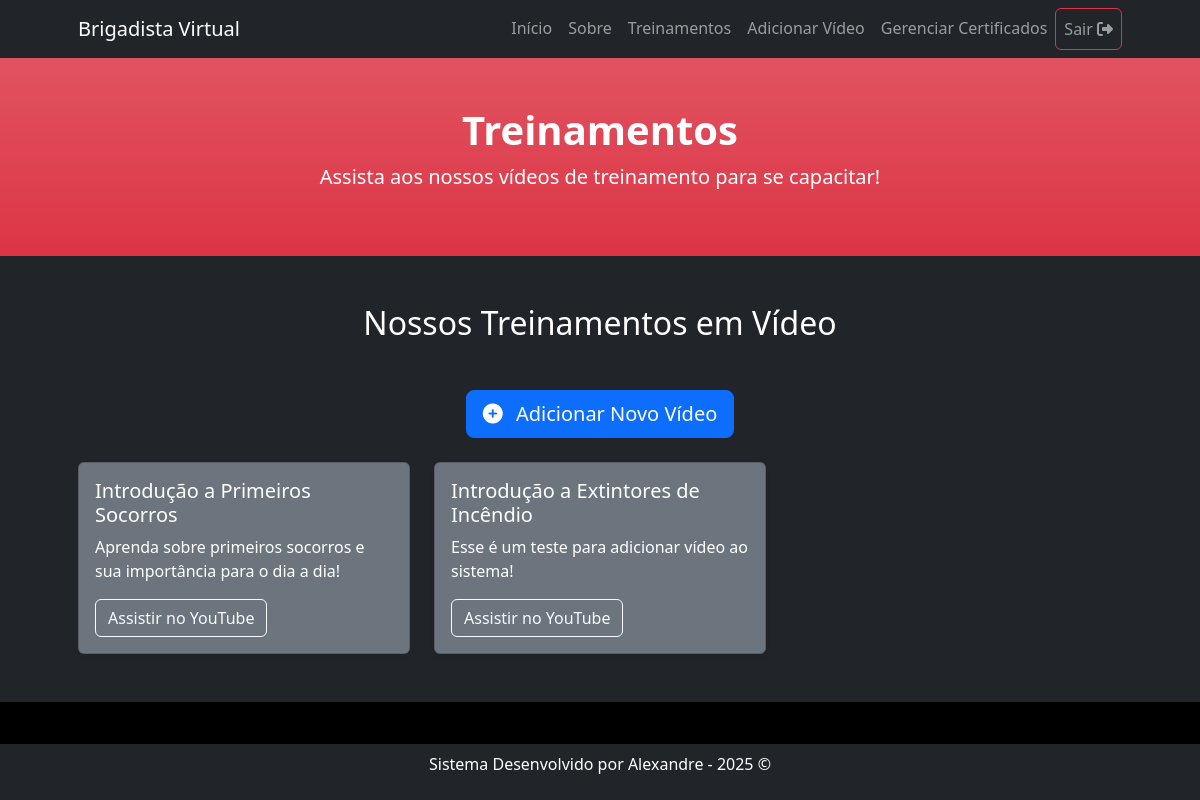
The page /treinamentos.php (signed in) on the database its author committed.
### tables this page shows
CREATE TABLE `videostreinamento` (
  `idVideo` int(11) NOT NULL,
  `tituloVideo` varchar(255) NOT NULL,
  `descricaoVideo` text DEFAULT NULL,
  `urlVideo` varchar(255) NOT NULL,
  `idUsuario` int(11) DEFAULT NULL,
  `dataAdicao` datetime DEFAULT current_timestamp()
);

### treinamentos.php (the view, shortened to what this page needs)
<?php
include('header.php');
include('conexaoBd.php');
?>
<header class="bg-danger bg-gradient text-white">
    <div class="container px-10 text-center py-5">
        <h1 class="fw-bolder">Treinamentos</h1>
        <p class="lead">Assista aos nossos vídeos de treinamento para se capacitar!</p>
    </div>
</header>
<section class="py-5 bg-dark text-white">
    <div class="container px-5">
        <h2 class="text-center mb-5">Nossos Treinamentos em Vídeo</h2>
        <?php
        if (isset($_SESSION['logado']) && $_SESSION['logado'] === true && isset($_SESSION['tipoUsuario']) && $_SESSION['tipoUsuario'] === 'Tutor') {
            echo '
            <div class="text-center mb-4">
                <a href="adicionarVideo.php" class="btn btn-primary btn-lg">
                    <i class="fas fa-plus-circle me-2"></i> Adicionar Novo Vídeo
                </a>
            </div>';
        }
        ?>
        <div class="row row-cols-1 row-cols-md-2 row-cols-lg-3 g-4">
            <?php
            $sqlBuscarVideos = "SELECT * FROM VideosTreinamento ORDER BY dataAdicao DESC";
            $resultadoVideos = mysqli_query($conn, $sqlBuscarVideos);
            if (mysqli_num_rows($resultadoVideos) > 0) {
                while ($video = mysqli_fetch_assoc($resultadoVideos)) {
                    $titulo = htmlspecialchars($video['tituloVideo'] ?? 'Título Indisponível');
                    $descricao = htmlspecialchars($video['descricaoVideo'] ?? 'Descrição Indisponível');
                    $urlEmbed = htmlspecialchars($video['urlVideo'] ?? '#');
                    echo '
                    <div class="col">
                        <div class="card h-100 bg-secondary text-white shadow-sm">
                            <div class="card-body">
                                <h5 class="card-title">' . $titulo . '</h5>
                                <p class="card-text">' . $descricao . '</p>
                                <a href="' . $urlEmbed . '" target="_blank" class="btn btn-outline-light">Assistir no YouTube</a>';
                    echo '
                            </div>
                        </div>
                    </div>';
                }
            } else {
                echo '<div class="col-12 text-center">
                        <p class="lead">Nenhum treinamento em vídeo disponível no momento.</p>
                      </div>';
            }
            ?>
        </div>
    </div>
</section>
<?php
include('footer.php');
?>

### rows shown on the page
videostreinamento: tituloVideo "Introdução a Primeiros Socorros", descricaoVideo "Aprenda sobre primeiros socorros e sua importância para o dia a dia!"
videostreinamento: tituloVideo "Introdução a Extintores de Incêndio", descricaoVideo "Esse é um teste para adicionar vídeo ao sistema!"
